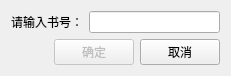
<?xml version="1.0" encoding="UTF-8"?>
<ui version="4.0">
 <class>InputBookIDDialog</class>
 <widget class="QDialog" name="InputBookIDDialog">
  <property name="geometry">
   <rect>
    <x>0</x>
    <y>0</y>
    <width>231</width>
    <height>71</height>
   </rect>
  </property>
  <property name="windowTitle">
   <string>Dialog</string>
  </property>
  <layout class="QVBoxLayout" name="verticalLayout">
   <item>
    <layout class="QHBoxLayout" name="horizontalLayout_2">
     <item>
      <widget class="QLabel" name="label">
       <property name="text">
        <string>请输入书号：</string>
       </property>
      </widget>
     </item>
     <item>
      <widget class="QLineEdit" name="lineEdit"/>
     </item>
    </layout>
   </item>
   <item>
    <layout class="QHBoxLayout" name="horizontalLayout">
     <item>
      <spacer name="horizontalSpacer">
       <property name="orientation">
        <enum>Qt::Horizontal</enum>
       </property>
       <property name="sizeHint" stdset="0">
        <size>
         <width>40</width>
         <height>20</height>
        </size>
       </property>
      </spacer>
     </item>
     <item>
      <widget class="QPushButton" name="okButton">
       <property name="enabled">
        <bool>false</bool>
       </property>
       <property name="text">
        <string>确定</string>
       </property>
       <property name="checkable">
        <bool>false</bool>
       </property>
      </widget>
     </item>
     <item>
      <widget class="QPushButton" name="cancelButton">
       <property name="text">
        <string>取消</string>
       </property>
      </widget>
     </item>
    </layout>
   </item>
  </layout>
 </widget>
 <tabstops>
  <tabstop>lineEdit</tabstop>
  <tabstop>okButton</tabstop>
  <tabstop>cancelButton</tabstop>
 </tabstops>
 <resources/>
 <connections>
  <connection>
   <sender>okButton</sender>
   <signal>clicked()</signal>
   <receiver>InputBookIDDialog</receiver>
   <slot>accept()</slot>
   <hints>
    <hint type="sourcelabel">
     <x>102</x>
     <y>49</y>
    </hint>
    <hint type="destinationlabel">
     <x>115</x>
     <y>35</y>
    </hint>
   </hints>
  </connection>
  <connection>
   <sender>cancelButton</sender>
   <signal>clicked()</signal>
   <receiver>InputBookIDDialog</receiver>
   <slot>reject()</slot>
   <hints>
    <hint type="sourcelabel">
     <x>183</x>
     <y>49</y>
    </hint>
    <hint type="destinationlabel">
     <x>115</x>
     <y>35</y>
    </hint>
   </hints>
  </connection>
 </connections>
</ui>
